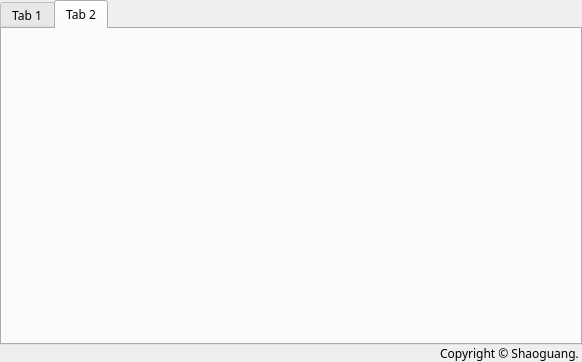
<?xml version="1.0" encoding="UTF-8"?>
<ui version="4.0">
 <class>Widget</class>
 <widget class="QWidget" name="Widget">
  <property name="geometry">
   <rect>
    <x>0</x>
    <y>0</y>
    <width>582</width>
    <height>362</height>
   </rect>
  </property>
  <property name="font">
   <font>
    <family>微软雅黑</family>
   </font>
  </property>
  <property name="windowTitle">
   <string>Widget</string>
  </property>
  <layout class="QVBoxLayout" name="verticalLayout">
   <property name="spacing">
    <number>0</number>
   </property>
   <property name="leftMargin">
    <number>0</number>
   </property>
   <property name="topMargin">
    <number>0</number>
   </property>
   <property name="rightMargin">
    <number>0</number>
   </property>
   <property name="bottomMargin">
    <number>0</number>
   </property>
   <item>
    <widget class="QTabWidget" name="tabWidget">
     <property name="currentIndex">
      <number>1</number>
     </property>
     <widget class="QWidget" name="tab">
      <attribute name="title">
       <string>Tab 1</string>
      </attribute>
     </widget>
     <widget class="QWidget" name="tab_2">
      <attribute name="title">
       <string>Tab 2</string>
      </attribute>
     </widget>
    </widget>
   </item>
   <item>
    <widget class="QLabel" name="label">
     <property name="font">
      <font>
       <family>幼圆</family>
      </font>
     </property>
     <property name="text">
      <string>Copyright © Shaoguang. </string>
     </property>
     <property name="alignment">
      <set>Qt::AlignRight|Qt::AlignTrailing|Qt::AlignVCenter</set>
     </property>
    </widget>
   </item>
  </layout>
 </widget>
 <layoutdefault spacing="6" margin="11"/>
 <resources/>
 <connections/>
</ui>
